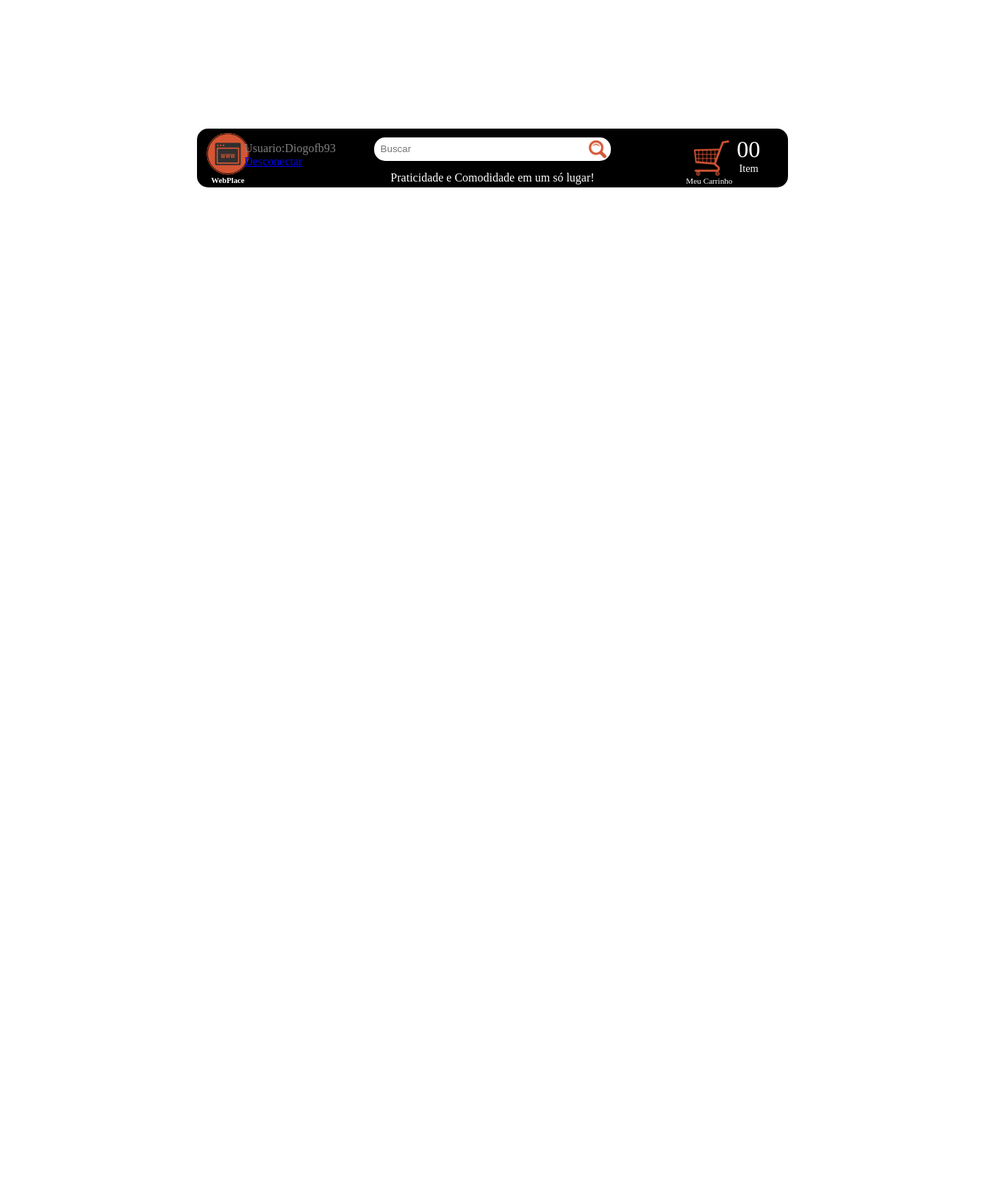
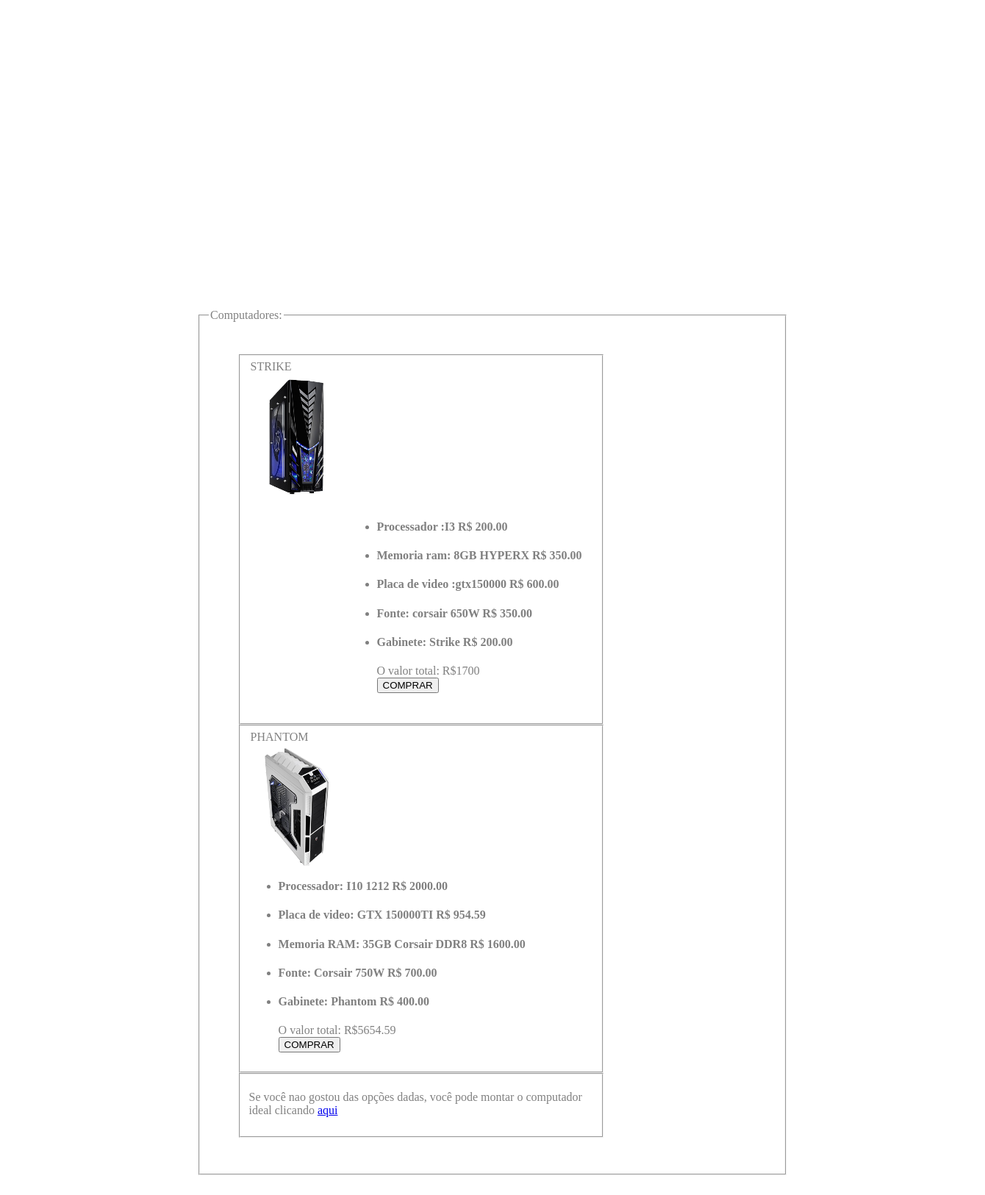
Screenshot of /html/produtos.php (signed in) with the database file from the repository (2 pictures, top to bottom).
### tables this page shows
CREATE TABLE IF NOT EXISTS `t_produto` (
  `COD_PRODUTO` int(5) NOT NULL DEFAULT '0',
  `QTDE_ESTOQUE` int(5) DEFAULT NULL,
  `VALOR_UNITARIO` float(10,2) DEFAULT NULL,
  `NOME_PRODUTO` varchar(30) DEFAULT NULL
);

### html/produtos.php (the view, shortened to what this page needs)
<!DOCTYPE html>
<html>
	<head>
		<link rel="stylesheet" type="text/css" href="../css/head.css">
		<link rel="stylesheet" type="text/css" href="../css/foot.css">
		<link rel="stylesheet" type="text/css" href="../css/montagem.css">
	</head>
	<body>
		<div id="body">
			<div id="header">
				<div id="headercenter">
					<div id="headerlogo">
						<a href="../index.php">
							<img id="logo"src="../img/loja.png"/>
							<h6>WebPlace</h6>
						</a>
					</div>
					<div id="paginalogin">
						<?php
						 if(!isset($_SESSION['login'])){ ?>
							<p id="blink">;)</p><span id="paginaLoginMsg">
							<p id="wellcome">Bem-Vindo, realize o seu:</p>
							<p id="plc">
							<a id="entre"href="login.html">login</a>
							ou
							<a id="cadastro"href="cadastro.php">Cadastro</a>.
							</p></span>
						<?php }
						else{
						$nome = $_SESSION['login'];
               		    $nome = ucfirst(strtolower($nome));
						echo "<label class='conecc'><br>Usuario:</label>" . "<label id='nome_conec' class='nome_conec'>" . $nome . "</label>";
						echo "<a href='logout.php'><label class='desconect'><br>Desconectar</label></a>";
						}
						?>
					</div>
					<div id="busca">
						<form action="">
							<input id="busca2" name="busca"type="search" placeholder="Buscar">
							<input id="lupa"type="image" src="../img/lupa.png">
						</form>
					</div>
					<div id="sloganc">
						<p id="slogan">Praticidade e Comodidade em um só lugar!</p>
					</div>
					<div id="carrinho">
						<a href="meuCarrinho.html">
							<img src="../img/carrinho.png">
							<p id="mycar">Meu Carrinho</p>
							<p id="numerocar">00<p>
							<p id="itemcar">Item</p>
						</a>
					</div>
				</div>
			</div>
		<div id="montagem">
				<div id="monta">
				<fieldset>
					<legend>Computadores:</legend>
					<div id="produtos">
						<fieldset>
							<form id="pedido" method="post"  action="pedido.php">
							<legend>STRIKE</legend>
							<div id="divesq">
							<input id="imagemcheck"type="image" src="../img/produtos/gabinete1.png">
						</div>
							 <div id ="divdir">
							 	<ul>
							<?php
								$valor_total=0;
								$sql = mysql_query("Select ALL NOME_PRODUTO, VALOR_UNITARIO From t_produto where COD_PRODUTO =3 OR COD_PRODUTO= 4 OR COD_PRODUTO = 5 OR COD_PRODUTO = 6 OR COD_PRODUTO= 7");
								while ($exibe = mysql_fetch_assoc($sql) ) {
  									echo "<li><h4>".$exibe["NOME_PRODUTO"] . "   R$ " . $exibe["VALOR_UNITARIO"]."</h4></li>";
  									$valor_total=$valor_total+$exibe["VALOR_UNITARIO"];
								}
								echo "O valor total: R$".$valor_total . "<br>";
							if(!isset($_SESSION['login'])){	?>
								<a href="login.html">
									<img src="../img/botao.png"/>
							 <?php }
						else{ ?>
							<input id="enviar"type="submit" value="COMPRAR">
							</form>
						<?php }?>
						</div>
						</fieldset>
						<fieldset>
							<form id="pedido" method="post"  action="pedido.php">
							<legend>PHANTOM</legend>
							<div id="divesq">
							<input id="imagemcheck"type="image" src="../img/produtos/gabinete2.png">
							<ul>
								<?php
								$valor_total=0;
								$sql = mysql_query("Select ALL NOME_PRODUTO, VALOR_UNITARIO From t_produto where COD_PRODUTO =9 OR COD_PRODUTO= 10 OR COD_PRODUTO = 11 OR COD_PRODUTO = 12 OR COD_PRODUTO= 13");
								while ($exibe = mysql_fetch_assoc($sql) ) {
  									echo "<li><h4>".$exibe["NOME_PRODUTO"] . "   R$ " . $exibe["VALOR_UNITARIO"]."</h4></li>";
  									$valor_total=$valor_total+$exibe["VALOR_UNITARIO"];
								}
								echo "O valor total: R$".$valor_total . "<br>";
							if(!isset($_SESSION['login'])){	?>
								<a href="login.html">
									<img src="../img/botao.png"/>
							 <?php }
						else{ ?>
							<input id="enviar"type="submit" value="COMPRAR">
							</form>
						<?php }?>
						</div>
						<fieldset>
							<p>Se você nao gostou das opções dadas, você pode montar o computador ideal clicando <a href="../html/montagem.html">aqui</a></p>
						</fieldset>
					</div>
			</div>
	</body>
</html>

### css/head.css (style rules this page uses)
#body { position: absolute; border: none 1px; width: 60%; right: 20%; height: 120%; color: grey; border-top: none; }
#header { width: 100%; height: 15%; position: absolute; }
#headercenter { background-color: #000000; height: 80px; top: 10%; position: relative; border-radius: 15px; }
#headerlogo > a > h6 { color: #FFFFFF; position: absolute; top: 49%; left: 20%; text-align: center; }
#headerlogo { position: absolute; height: 100%; width: 7%; left: 1%; }
#logo { position: relative; top: 6px; left: 5px; height: 3.6em; width: 3.6em; }
#busca { position: absolute; background-color: #FFFFFF; width: 40%; height: 40%; left: 30%; top: 15%; border-radius: 15px; }
#busca2 { position: absolute; top: 8%; left: 2%; width: 87%; height: 80%; border: none; }
#lupa { position: absolute; top: 5%; right: 1%; height: 2.2em; width: 2.2em; }
#sloganc { position: absolute; left: 20%; top: 60%; width: 60%; height: 35%; }
#slogan { text-align: center; position: relative; color: #FFFFFF; bottom: 20%; }
#paginalogin { position: absolute; height: 100%; width: 30%; left: 8%; }
#carrinho > a { text-decoration: none; color: #FFFFFF; }
#carrinho > a >img { position: absolute; height: 3em; width: 3em; right: 10%; top: 20%; }
#mycar { position: absolute; right: 9.4%; top: 67%; font-size: 0.7em; }
#numerocar { position: absolute; right: 4.7%; bottom: 1%; font-size: 2em; }
#itemcar { position: absolute; right: 5%; top: 40%; font-size: 0.9em; }

### css/montagem.css (style rules this page uses)
#monta { position: absolute; top: 20%; width: 100%; }
#produtos { width: 500px; margin: 5%; }
#imagemcheck { position: relative; top: 6px; left: 5px; height: 12em; width: 9em; }
#divesq { float:left; }
#divdir { margin: 15px; float:right; }

### rows the page displays
t_produto: NOME_PRODUTO "Processador :I3", VALOR_UNITARIO "200.00"
t_produto: NOME_PRODUTO "Memoria ram: 8GB HYPERX", VALOR_UNITARIO "350.00"
t_produto: NOME_PRODUTO "Placa de video :gtx150000", VALOR_UNITARIO "600.00"
t_produto: NOME_PRODUTO "Fonte: corsair 650W", VALOR_UNITARIO "350.00"
t_produto: NOME_PRODUTO "Gabinete: Strike", VALOR_UNITARIO "200.00"
t_produto: NOME_PRODUTO "Processador: I10 1212", VALOR_UNITARIO "2000.00"
t_produto: NOME_PRODUTO "Placa de video: GTX 150000TI", VALOR_UNITARIO "954.59"
t_produto: NOME_PRODUTO "Memoria RAM: 35GB Corsair DDR8", VALOR_UNITARIO "1600.00"
t_produto: NOME_PRODUTO "Fonte: Corsair 750W", VALOR_UNITARIO "700.00"
t_produto: NOME_PRODUTO "Gabinete: Phantom", VALOR_UNITARIO "400.00"

### other values shown
$nome "Diogofb93"
$valor_total "1700"
$valor_total "5654.59"
